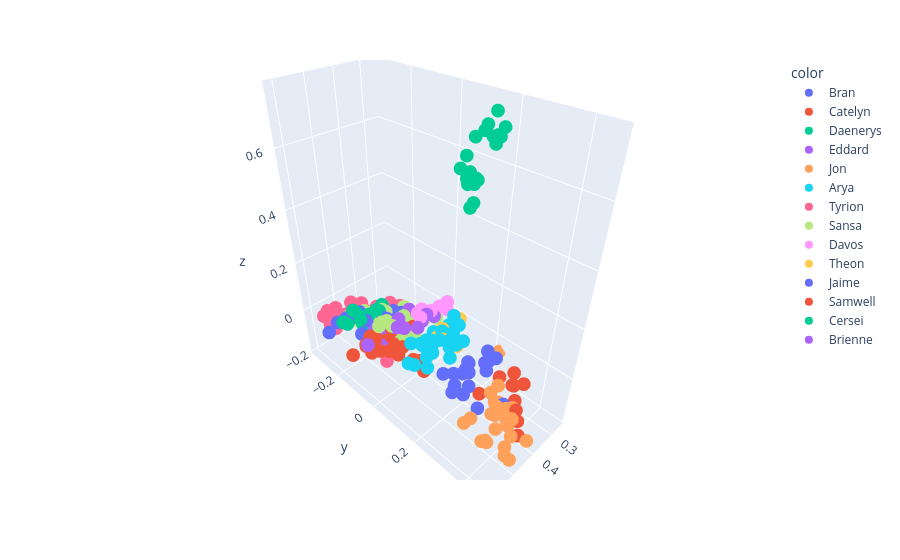

Notebook code for this chart:
### Code cell
# 3D viz
svd = TruncatedSVD(n_components=3)
data = svd.fit_transform(X)
scatter_x = data[:, 0]
scatter_y = data[:, 1]
scatter_z = data[:, 2]
px.scatter_3d(x=scatter_x, y=scatter_y, z=scatter_z, color=got.Name)
